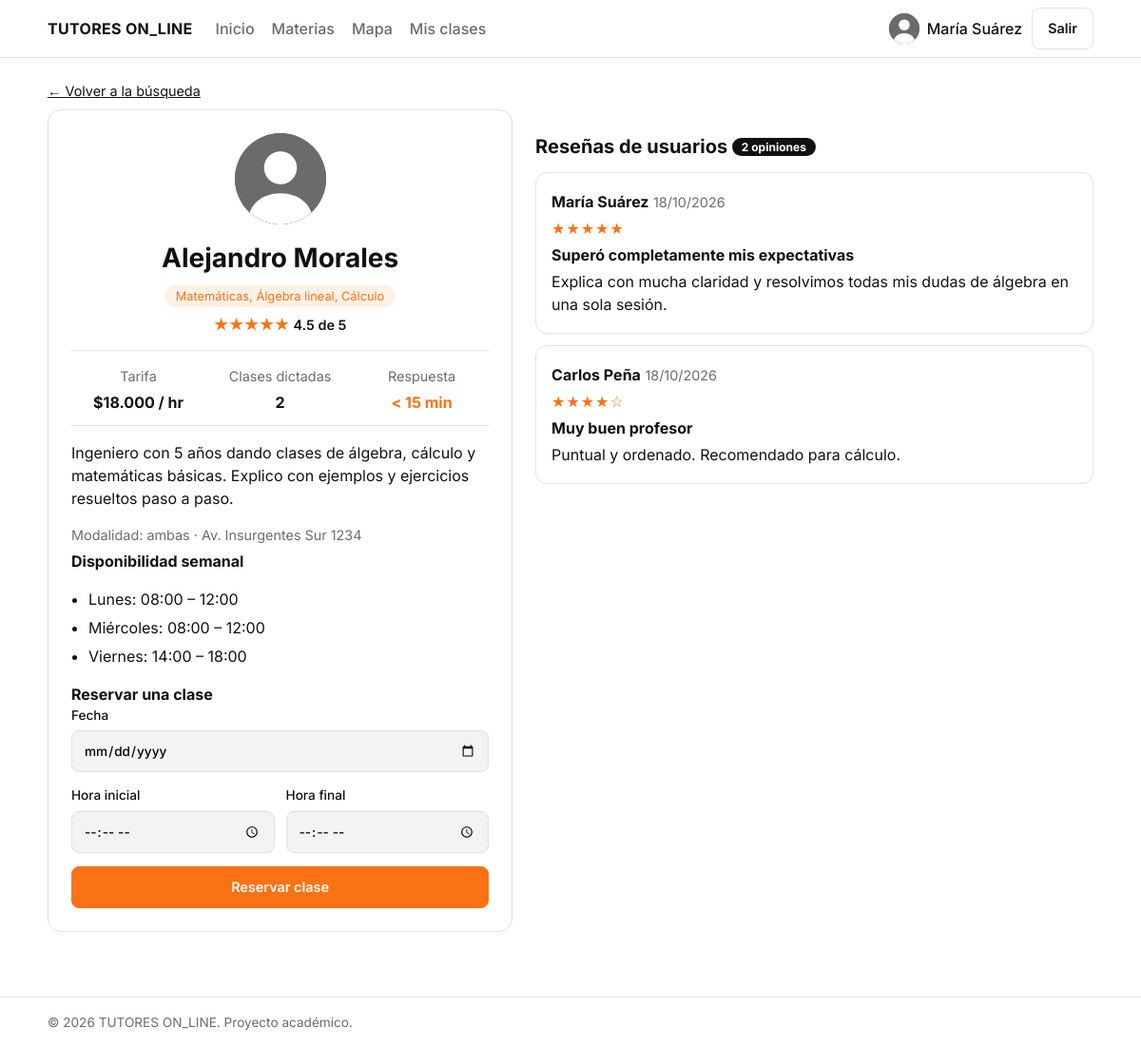
Page /profesor.php?id=1 (signed in) on the committed database.
### tables this page shows
CREATE TABLE usuarios (
  id            INT UNSIGNED AUTO_INCREMENT PRIMARY KEY,
  nombre        VARCHAR(100) NOT NULL,
  correo        VARCHAR(150) NOT NULL UNIQUE,
  password_hash VARCHAR(255) NOT NULL,
  rol           ENUM('estudiante','profesor') NOT NULL DEFAULT 'estudiante',
  foto          VARCHAR(60) NULL,
  creado_en     TIMESTAMP NOT NULL DEFAULT CURRENT_TIMESTAMP
);

CREATE TABLE profesores (
  id            INT UNSIGNED AUTO_INCREMENT PRIMARY KEY,
  usuario_id    INT UNSIGNED NOT NULL UNIQUE,
  tarifa_hora   INT UNSIGNED NOT NULL DEFAULT 20000,
  descripcion   TEXT NULL,
  direccion     VARCHAR(200) NULL,
  latitud       DECIMAL(9,6) NULL,
  longitud      DECIMAL(9,6) NULL,
  modalidad     ENUM('presencial','virtual','ambas') NOT NULL DEFAULT 'ambas',
  respuesta_min INT UNSIGNED NOT NULL DEFAULT 30,
  FOREIGN KEY (usuario_id) REFERENCES usuarios(id) ON DELETE CASCADE
);

CREATE TABLE disponibilidad (
  id          INT UNSIGNED AUTO_INCREMENT PRIMARY KEY,
  profesor_id INT UNSIGNED NOT NULL,
  dia_semana  TINYINT UNSIGNED NOT NULL,
  hora_inicio TIME NOT NULL,
  hora_fin    TIME NOT NULL,
  CHECK (dia_semana BETWEEN 1 AND 7),
  CHECK (hora_inicio < hora_fin),
  FOREIGN KEY (profesor_id) REFERENCES profesores(id) ON DELETE CASCADE
);

CREATE TABLE resenas (
  id            INT UNSIGNED AUTO_INCREMENT PRIMARY KEY,
  reserva_id    INT UNSIGNED NOT NULL UNIQUE,
  estudiante_id INT UNSIGNED NOT NULL,
  profesor_id   INT UNSIGNED NOT NULL,
  calificacion  TINYINT UNSIGNED NOT NULL,
  titulo        VARCHAR(100) NOT NULL,
  comentario    TEXT NULL,
  creado_en     TIMESTAMP NOT NULL DEFAULT CURRENT_TIMESTAMP,
  CHECK (calificacion BETWEEN 1 AND 5),
  FOREIGN KEY (reserva_id)    REFERENCES reservas(id)    ON DELETE CASCADE,
  FOREIGN KEY (estudiante_id) REFERENCES usuarios(id)    ON DELETE CASCADE,
  FOREIGN KEY (profesor_id)   REFERENCES profesores(id)  ON DELETE CASCADE
);

### includes/init.php (called while the page is built, shortened)
<?php
function e($texto): string {
    return htmlspecialchars((string)$texto, ENT_QUOTES, 'UTF-8');
}
function foto_url(?string $foto): string {
    return $foto ? 'uploads/' . rawurlencode($foto) : 'assets/img/avatar.svg';
}
function pesos($valor): string {
    return '$' . number_format((float)$valor, 0, ',', '.');
}
function hora_corta(string $t): string {
    return substr($t, 0, 5);
}
function estrellas(float $n): string {
    $llenas = (int)round($n);
    return str_repeat('★', $llenas) . str_repeat('☆', 5 - $llenas);
}
function usuario_actual(): ?array {
    return $_SESSION['usuario'] ?? null;
}
    ob_start(); ?>

### profesor.php (the view, shortened to what this page needs)
<?php
require_once __DIR__ . '/includes/init.php';
$pdo = conectar();
$id  = (int)($_GET['id'] ?? 0);
$st = $pdo->prepare("SELECT p.*, u.nombre, u.foto,
    COALESCE((SELECT ROUND(AVG(r.calificacion),1) FROM resenas r WHERE r.profesor_id = p.id), 0) AS promedio,
    (SELECT COUNT(*) FROM resenas r WHERE r.profesor_id = p.id) AS total_resenas,
    (SELECT COUNT(*) FROM reservas v WHERE v.profesor_id = p.id AND v.estado = 'completada') AS clases,
    (SELECT GROUP_CONCAT(m.nombre SEPARATOR ', ') FROM profesor_materia pm
       JOIN materias m ON m.id = pm.materia_id WHERE pm.profesor_id = p.id) AS materias
  FROM profesores p JOIN usuarios u ON u.id = p.usuario_id WHERE p.id = :id");
$st->execute([':id' => $id]);
$p = $st->fetch();
$dias = [1 => 'Lunes', 2 => 'Martes', 3 => 'Miércoles', 4 => 'Jueves', 5 => 'Viernes', 6 => 'Sábado', 7 => 'Domingo'];
$st = $pdo->prepare('SELECT dia_semana, hora_inicio, hora_fin FROM disponibilidad WHERE profesor_id = :id ORDER BY dia_semana, hora_inicio');
$st->execute([':id' => $id]);
$disp = $st->fetchAll();
$st = $pdo->prepare('SELECT r.*, u.nombre FROM resenas r JOIN usuarios u ON u.id = r.estudiante_id
                     WHERE r.profesor_id = :id ORDER BY r.creado_en DESC');
$st->execute([':id' => $id]);
$resenas = $st->fetchAll();
include __DIR__ . '/includes/header.php';
?>
<p class="migas"><a href="buscar.php">← Volver a la búsqueda</a></p>
<div class="dos-col">
  <section class="caja">
    <div class="perfil">
      <img class="avatar avatar--l" src="<?= foto_url($p['foto']) ?>" alt="">
      <h1><?= e($p['nombre']) ?></h1>
      <p class="etiqueta"><?= e($p['materias'] ?: 'Sin materias') ?></p>
      <p class="nota"><span class="estrella"><?= estrellas((float)$p['promedio']) ?></span> <?= number_format((float)$p['promedio'], 1) ?> de 5</p>
    </div>
    <div class="datos">
      <div><span class="suave">Tarifa</span><strong><?= pesos($p['tarifa_hora']) ?> / hr</strong></div>
      <div><span class="suave">Clases dictadas</span><strong><?= (int)$p['clases'] ?></strong></div>
      <div><span class="suave">Respuesta</span><strong class="naranja">&lt; <?= (int)$p['respuesta_min'] ?> min</strong></div>
    </div>
    <p><?= nl2br(e($p['descripcion'] ?: 'Este profesor aún no tiene descripción.')) ?></p>
    <p class="suave">Modalidad: <?= e($p['modalidad']) ?><?= $p['direccion'] ? ' · ' . e($p['direccion']) : '' ?></p>
    <h3>Disponibilidad semanal</h3>
    <?php if (!$disp): ?><p class="suave">Sin horarios publicados.</p><?php else: ?>
      <ul class="lista">
        <?php foreach ($disp as $d): ?>
          <li><?= $dias[$d['dia_semana']] ?>: <?= hora_corta($d['hora_inicio']) ?> – <?= hora_corta($d['hora_fin']) ?></li>
        <?php endforeach; ?>
      </ul>
    <?php endif; ?>
    <h3>Reservar una clase</h3>
    <?php if (!$u): ?>
      <p><a href="login.php">Inicia sesión</a> para reservar.</p>
    <?php elseif ($u['rol'] !== 'estudiante'): ?>
      <p class="suave">Solo los estudiantes pueden reservar clases.</p>
    <?php else: ?>
      <form method="post" action="reservar.php" class="form">
        <label>Fecha <input type="date" name="fecha" min="<?= date('Y-m-d') ?>" required></label>
        <div class="fila">
          <label>Hora inicial <input type="time" name="hora_inicio" required></label>
          <label>Hora final <input type="time" name="hora_fin" required></label>
        </div>
        <button class="btn btn--naranja btn--bloque" type="submit">Reservar clase</button>
      </form>
    <?php endif; ?>
  </section>
  <section>
    <h2>Reseñas de usuarios <span class="insignia"><?= (int)$p['total_resenas'] ?> opiniones</span></h2>
    <?php foreach ($resenas as $r): ?>
      <article class="resena">
        <p><strong><?= e($r['nombre']) ?></strong> <span class="suave"><?= date('d/m/Y', strtotime($r['creado_en'])) ?></span></p>
        <p class="estrella"><?= estrellas((float)$r['calificacion']) ?></p>
        <p><strong><?= e($r['titulo']) ?></strong></p>
        <p><?= nl2br(e($r['comentario'])) ?></p>
      </article>
    <?php endforeach; ?>
  </section>
</div>
<?php include __DIR__ . '/includes/footer.php'; ?>

### includes/header.php (shortened to what this page needs)
<?php $u = usuario_actual(); ?>
<!DOCTYPE html>
<html lang="es">
<head>
  <link rel="stylesheet" href="assets/css/style.css">
</head>
<body>
<header class="topbar">
  <div class="wrap topbar__in">
    <a class="logo" href="index.php">TUTORES ON_LINE</a>
    <nav class="menu">
      <a href="index.php">Inicio</a>
      <a href="buscar.php">Materias</a>
      <a href="mapa.php">Mapa</a>
      <?php if ($u): ?><a href="mis_clases.php">Mis clases</a><?php endif; ?>
    </nav>
    <div class="acciones">
      <?php if ($u): ?>
        <a class="usuario" href="perfil_editar.php"><img class="avatar avatar--s" src="<?= foto_url($u['foto']) ?>" alt=""><?= e($u['nombre']) ?></a>
        <form method="post" action="logout.php">
          <button class="btn btn--claro" type="submit">Salir</button>
        </form>
      <?php else: ?>
        <a class="btn btn--claro" href="login.php">Ingresar</a>
        <a class="btn" href="registro.php">Crear cuenta</a>
      <?php endif; ?>
    </div>
  </div>
</header>
<main class="wrap">

### includes/footer.php
</main>
<footer class="pie">
  <div class="wrap">© <?= date('Y') ?> TUTORES ON_LINE. Proyecto académico.</div>
</footer>
</body>
</html>

### assets/css/style.css (style rules this page uses)
:root { --negro: #111111; --blanco: #ffffff; --gris-fondo: #f3f3f3; --gris-borde: #e2e2e2; --gris-texto: #6b6b6b; --naranja: #f97316; --naranja-claro: #fff1e6; --rojo: #b42318; --verde: #1a7f4b; }
* { box-sizing: border-box; }
html { font-family: 'Inter', system-ui, sans-serif; color: var(--negro); background: var(--blanco); }
body { margin: 0; min-height: 100vh; display: flex; flex-direction: column; line-height: 1.5; }
main { flex: 1; padding-block: 24px 48px; }
.wrap { width: min(1100px, 100% - 32px); margin-inline: auto; }
h1 { font-size: 1.75rem; margin: 8px 0 16px; }
h2 { font-size: 1.25rem; margin: 24px 0 12px; }
h3 { font-size: 1rem; margin: 0; }
a { color: var(--negro); }
.suave { color: var(--gris-texto); font-size: .9rem; margin: 4px 0; }
.naranja { color: var(--naranja); }
.topbar { border-bottom: 1px solid var(--gris-borde); background: var(--blanco); position: sticky; top: 0; z-index: 10; }
.topbar__in { display: flex; align-items: center; gap: 24px; min-height: 60px; flex-wrap: wrap; }
.logo { font-weight: 700; letter-spacing: .02em; text-decoration: none; }
.menu { display: flex; gap: 18px; flex: 1; }
.menu a { text-decoration: none; color: var(--gris-texto); font-weight: 500; }
.acciones { display: flex; align-items: center; gap: 10px; }
.usuario { display: flex; align-items: center; gap: 8px; text-decoration: none; font-weight: 500; }
.btn { display: inline-block; background: var(--negro); color: var(--blanco); border: 1px solid var(--negro); border-radius: 8px; padding: 10px 16px; font: inherit; font-weight: 600; font-size: .9rem; text-decoration: none; cursor: pointer; }
.btn--claro { background: var(--blanco); color: var(--negro); border-color: var(--gris-borde); }
.btn--naranja { background: var(--naranja); border-color: var(--naranja); }
.btn--bloque { display: block; width: 100%; text-align: center; }
.form { display: grid; gap: 14px; text-align: left; }
label { display: grid; gap: 6px; font-size: .85rem; font-weight: 500; }
input, select, textarea { font: inherit; padding: 10px 12px; border: 1px solid var(--gris-borde); border-radius: 8px; background: var(--gris-fondo); width: 100%; }
.fila { display: grid; grid-template-columns: 1fr 1fr; gap: 12px; }
.caja { border: 1px solid var(--gris-borde); border-radius: 14px; padding: 24px; margin-bottom: 20px; background: var(--blanco); }
.avatar { width: 48px; height: 48px; border-radius: 50%; object-fit: cover; background: var(--gris-texto); }
.avatar--s { width: 32px; height: 32px; }
.avatar--l { width: 96px; height: 96px; }
.nota { margin: 0; font-weight: 600; font-size: .9rem; }
.estrella { color: var(--naranja); letter-spacing: 1px; }
.dos-col { display: grid; grid-template-columns: minmax(0, 5fr) minmax(0, 6fr); gap: 24px; align-items: start; }
.perfil { text-align: center; }
.perfil h1 { margin-bottom: 6px; }
.etiqueta { display: inline-block; background: var(--naranja-claro); color: var(--naranja); border-radius: 999px; padding: 2px 12px; font-size: .8rem; margin: 0 0 8px; }
.datos { display: grid; grid-template-columns: repeat(3, 1fr); text-align: center; border-block: 1px solid var(--gris-borde); padding: 12px 0; margin: 16px 0; gap: 8px; }
.datos div { display: grid; }
.insignia { background: var(--negro); color: var(--blanco); border-radius: 999px; padding: 2px 10px; font-size: .75rem; vertical-align: middle; }
.resena { border: 1px solid var(--gris-borde); border-radius: 12px; padding: 14px 16px; margin-bottom: 12px; }
.resena p { margin: 4px 0; }
.lista { padding-left: 18px; }
.lista li { margin-bottom: 6px; }
.migas { margin: 0 0 8px; font-size: .9rem; }
.pie { border-top: 1px solid var(--gris-borde); padding: 16px 0; color: var(--gris-texto); font-size: .85rem; }

### rows in the picture
usuarios: nombre "María Suárez"
profesores: usuario.nombre "Alejandro Morales", tarifa_hora "$18.000", respuesta_min "15", descripcion "Ingeniero con 5 años dando clases de álgebra, cálculo y matemáticas básicas. Explico con ejemplos y ejercicios resueltos paso a paso.", modalidad "ambas", direccion "Av. Insurgentes Sur 1234"
disponibilidad: dia_semana "Lunes", hora_inicio "08:00", hora_fin "12:00"
disponibilidad: dia_semana "Miércoles", hora_inicio "08:00", hora_fin "12:00"
disponibilidad: dia_semana "Viernes", hora_inicio "14:00", hora_fin "18:00"
resenas: estudiante.nombre "María Suárez", creado_en "18/10/2026", calificacion "★★★★★", titulo "Superó completamente mis expectativas", comentario "Explica con mucha claridad y resolvimos todas mis dudas de álgebra en una sola sesión."
resenas: estudiante.nombre "Carlos Peña", creado_en "18/10/2026", calificacion "★★★★☆", titulo "Muy buen profesor", comentario "Puntual y ordenado. Recomendado para cálculo."

### other values in the picture
$p['materias'] ?: 'Sin materias' "Matemáticas, Álgebra lineal, Cálculo"
estrellas((float)$p['promedio']) "★★★★★"
$p['promedio'] "4.5"
$p['clases'] "2"
$p['total_resenas'] "2"
